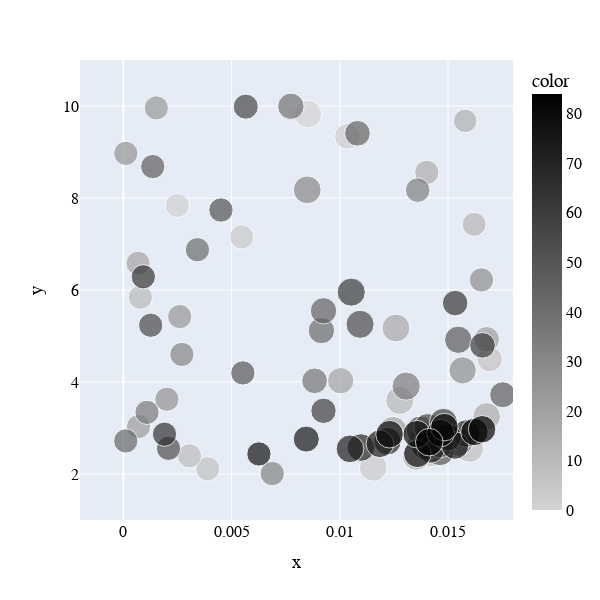

Here is the notebook cell this chart was saved with:
### Code cell
# Font customization variables - modify these as desired
font_family = "Times New Roman"
font_size = 16          # Set desired font size
font_color = "black"    # Set desired font color

# Create a scatter plot using Plotly Express directly from numpy arrays
fig = px.scatter(
    x=R[:, 0],            # x-axis: threshold (first column)
    y=R[:, 1],            # y-axis: duration (second column)
    size = R[:, 2],       # size of the markers determined by the f-beta score (third column)
    color=R[:, 9],        # color determined by the last column (index)
    # Set a continuous color scale from light gray (min) to black (max)
    color_continuous_scale=[[0, 'lightgray'], [1, 'black']],
    # title="2D Scatter Plot"
)

# Update layout: set font and specify equal width and height for visual equality of axes
fig.update_layout(
    font=dict(
        family=font_family,  # set font family to Times New Roman
        size=font_size,      # set font size
        color=font_color     # set font color
    ),
    width=600,               # set figure width (in pixels)
    height=600               # set figure height (in pixels) to create a square canvas
)

# Update x-axis and y-axis with the customized font properties and specified ranges
fig.update_xaxes(
    range=[-0.002, 0.018],
    tickfont=dict(family=font_family, size=font_size, color=font_color)
)
fig.update_yaxes(
    range=[1, 11],
    tickfont=dict(family=font_family, size=font_size, color=font_color)
)

# Display the plot
fig.show()

### Figure 1 — Plotly figure (JSON) as saved in the notebook; plotly's stock layout.template omitted (floating-point values rounded to 4 significant figures)
{"data": [{"hovertemplate": "x=%{x}<br>y=%{y}<br>size=%{marker.size}<br>color=%{marker.color}<extra></extra>", "legendgroup": "", "marker": {"color": [0, 1, 2, 3, 4, 5, 6, 7, 8, 9, 10, 11, 12, 13, 14, 15, 16, 17, 18, 19, 20, 21, 22, 23, 24, 25, 26, 27, 28, 29, 30, 31, 32, 33, 34, 35, 36, 37, 38, 39, 40, 41, 42, 43, 44, 45, 46, 47, 48, 49, 50, 51, 52, 53, 54, 55, 56, 57, 58, 59, 60, 61, 62, 63, 64, 65, 66, 67, 68, 69, 70, 71, 72, 73, 74, 75, 76, 77, 78, 79, 80, 81, 82, 83, 84], "coloraxis": "coloraxis", "size": [1.047, 0.8025, 0.911, 0.8113, 1.062, 1.089, 0.8839, 0.8025, 1.079, 0.8025, 0.8025, 1.086, 0.7834, 1.086, 0.7543, 0.8063, 1.035, 1.063, 0.8025, 0.9553, 1.08, 0.892, 0.8025, 0.8025, 0.8025, 0.8025, 0.8025, 1.016, 0.8035, 1.088, 1.053, 0.8025, 0.807, 0.8275, 1.085, 1.086, 0.8025, 1.081, 0.9016, 0.9496, 1.087, 0.8065, 0.9463, 0.8025, 0.898, 0.9508, 0.8025, 0.9201, 1.022, 0.8064, 1.086, 0.8075, 1.087, 0.8025, 1.079, 0.8025, 0.8545, 1.08, 1.074, 0.8787, 0.9001, 1.079, 0.8907, 0.8025, 0.8025, 1.037, 1.035, 1.037, 1.041, 1.041, 1.031, 1.033, 1.043, 1.043, 1.034, 0.9251, 1.039, 0.8036, 1.037, 1.04, 1.029, 1.034, 1.032, 1.028, 1.036], "sizemode": "area", "sizeref": 0.002721, "symbol": "circle"}, "mode": "markers", "name": "", "orientation": "v", "showlegend": false, "type": "scatter", "x": [0.00852, 0.002498, 0.01035, 0.00547, 0.01155, 0.01416, 0.01692, 0.003899, 0.01599, 0.003056, 0.0007887, 0.01277, 0.0162, 0.01353, 0.01579, 0.01402, 0.01679, 0.01259, 0.0006822, 0.01004, 0.01246, 0.01678, 0.0007037, 0.001525, 0.002606, 0.0001173, 0.002013, 0.01567, 0.01654, 0.01443, 0.008496, 0.002706, 0.006881, 0.0136, 0.01487, 0.01307, 0.001094, 0.01549, 0.008835, 0.00774, 0.01378, 0.003424, 0.00915, 0.0001138, 0.01082, 0.009248, 0.001361, 0.01752, 0.01547, 0.005522, 0.01463, 0.00451, 0.01372, 0.002087, 0.01094, 0.001265, 0.005656, 0.01406, 0.01479, 0.009247, 0.01659, 0.01053, 0.01533, 0.0009245, 0.001904, 0.01396, 0.01462, 0.0142, 0.0122, 0.01098, 0.01584, 0.01499, 0.01047, 0.01185, 0.01532, 0.008451, 0.01358, 0.006263, 0.01355, 0.0123, 0.01622, 0.01466, 0.01483, 0.01657, 0.01413], "xaxis": "x", "y": [9.822, 7.84, 9.339, 7.153, 2.146, 2.458, 4.496, 2.114, 2.558, 2.395, 5.84, 3.6, 7.428, 2.388, 9.676, 8.555, 3.253, 5.173, 6.581, 4.028, 2.945, 4.928, 3.032, 9.959, 5.423, 8.969, 3.625, 4.253, 6.219, 2.726, 8.177, 4.6, 2.01, 8.172, 2.774, 3.91, 3.34, 2.688, 4.026, 9.994, 2.686, 6.876, 5.118, 2.719, 9.407, 5.548, 8.683, 3.723, 4.918, 4.197, 2.488, 7.739, 2.954, 2.558, 5.254, 5.234, 9.986, 3.007, 3.122, 3.374, 4.797, 5.953, 5.716, 6.288, 2.865, 2.603, 2.65, 2.534, 2.713, 2.574, 2.879, 2.796, 2.547, 2.657, 2.62, 2.759, 2.439, 2.436, 2.867, 2.866, 2.914, 2.89, 3.019, 2.973, 2.692], "yaxis": "y"}], "layout": {"coloraxis": {"colorbar": {"title": {"text": "color"}}, "colorscale": [[0, "lightgray"], [1, "black"]]}, "font": {"color": "black", "family": "Times New Roman", "size": 16}, "height": 600, "legend": {"itemsizing": "constant", "tracegroupgap": 0}, "margin": {"t": 60}, "width": 600, "xaxis": {"anchor": "y", "domain": [0, 1], "range": [-0.002, 0.018], "tickfont": {"color": "black", "family": "Times New Roman", "size": 16}, "title": {"text": "x"}}, "yaxis": {"anchor": "x", "domain": [0, 1], "range": [1, 11], "tickfont": {"color": "black", "family": "Times New Roman", "size": 16}, "title": {"text": "y"}}}}
